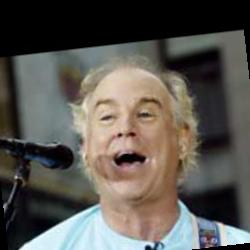
#> input picture Data/lfw-deepfunneled/Alan_Jackson/Alan_Jackson_0001.jpg, 250 x 250 px
$ jupyter execute --allow-errors 'EDA Part.ipynb'   (shell and % lines are left out)
#> lines starting #> are read from the running program, lines starting #| are printed output that depends on the picture; after the words box and inside, x2 and y2 are one past the last pixel; in counts of white or black regions, pixels touching at a corner belong together
<div style="text-align: center;">
    <h1 style="
        background: linear-gradient(135deg, #020b22ff, #33485eff);
        color: white;
        padding: 15px 30px;
        border-radius: 500px;
        font-family: 'Segoe UI', Arial, sans-serif;
        box-shadow: 0 4px 15px rgba(0,0,0,0.3);
        display: inline-block;
    ">
       Facial Recognition System using Convolutional Neural Networks
    </h1>
</div>

<h4 style="color:#96c9ffff">1. Importing TensorFlow, OpenCV, Matplotlib, NumPy libraries for data manipulation and image preprocessing with ImageDataGenerator for training preparation.</h4>

[cell 1]
import tensorflow as tf
from pathlib import Path
import matplotlib.pyplot as plt
import pandas as pd
import numpy as np
import random
import os
import cv2
from tensorflow.keras.preprocessing.image import ImageDataGenerator

<h4 style="color:#96c9ffff">2. Setting the path for the LFW dataset images directory to the specified location on the local system.</h4>

[cell 2]
Dataimages = Path(r"D:\GTC\Final Project\lfw-deepfunneled\lfw-deepfunneled")

<h4 style="color:#96c9ffff">3. Selecting a random person directory and a random image file from the LFW dataset directory for further processing.</h4>

[cell 3]
person = random.choice([p for p in Dataimages.iterdir() if p.is_dir()])
ImagePath = random.choice([p for p in person.iterdir() if p.suffix.lower() in [".jpg", ".jpeg", ".png"]])

<h4 style="color:#96c9ffff">4. Reading a randomly selected image from the file, converting it to both RGB and BGR color formats using OpenCV.</h4>

[cell 4]
data = np.fromfile(str(ImagePath), dtype=np.uint8)
Image = cv2.imdecode(data, cv2.IMREAD_COLOR)
#> Image is the input picture: shape (250, 250, 3); mean B, G, R 81.3, 87.1, 90.9
ImgRGB = cv2.cvtColor(Image, cv2.COLOR_BGR2RGB)
ImgBGR = Image

<h4 style="color:#96c9ffff">5. Displaying the selected person's image before any preprocessing, showing the image in RGB format using Matplotlib.</h4>

[cell 5]
print("Person:", person.name)
plt.imshow(ImgRGB); plt.axis("off"); plt.title(f"Before Preprocessing: {person.name}")
plt.show()

<h4 style="color:#96c9ffff">6. Resizing the selected image to 128x128 and normalizing it to [0,1] for further processing.</h4>

[cell 6]
TargetSize = (128, 128)
ResizedRgb = cv2.resize(ImgRGB, TargetSize, interpolation=cv2.INTER_AREA)
normalization = (ResizedRgb / 255.0).astype("float32")
plt.figure(figsize=(8,4))
plt.subplot(1,2,1); plt.imshow(ResizedRgb); plt.axis("off"); plt.title("After Resize (128×128)")
plt.show()

<h4 style="color:#96c9ffff">7. Detecting faces in the image using Haar Cascade Classifier and converting the image to grayscale for face detection.</h4>

[cell 7]
CasCade = cv2.CascadeClassifier(cv2.data.haarcascades + 'haarcascade_frontalface_default.xml')
gray = cv2.cvtColor(ImgBGR, cv2.COLOR_BGR2GRAY)
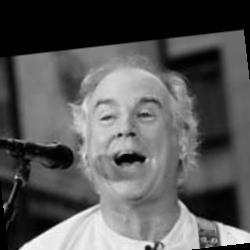
#> gray: shape (250, 250); min 0, max 251, mean 87.6
faces = CasCade.detectMultiScale(gray, scaleFactor=1.1, minNeighbors=5, minSize=(40,40))
#> faces = [[65, 65, 120, 120]]

<h4 style="color:#96c9ffff">8. Detecting faces using Haar Cascade, applying a margin around the detected face, and cropping the face region from the image for further processing.</h4>

[cell 8]
print("Faces detected:", len(faces))
#| Faces detected: 1

margin = 0.2
Hight, width = ImgBGR.shape[:2]
#> Hight = 250; width = 250

if len(faces) > 0:
    x, y, w, h = max(faces, key=lambda b: b[2]*b[3])
#> x = 65; y = 65; w = 120; h = 120
    mx, my = int(margin*w), int(margin*h)
#> mx = 24; my = 24
    x1, y1 = max(0, x-mx), max(0, y-my)
#> x1 = 41; y1 = 41
    x2, y2 = min(width, x+w+mx), min(Hight, y+h+my)
#> x2 = 209; y2 = 209
else:
    side = min(Hight, width)
    y1 = (Hight - side)//2; x1 = (width - side)//2
    x2, y2 = x1 + side, y1 + side

CropBGR = ImgBGR[y1:y2, x1:x2]
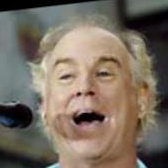
#> CropBGR: shape (168, 168, 3); mean B, G, R 96.8, 109.6, 121.3
CropRGB = cv2.cvtColor(CropBGR, cv2.COLOR_BGR2RGB)

plt.imshow(CropRGB); plt.axis("off"); plt.title("Cropped Face (RGB)")
plt.show()

<h4 style="color:#96c9ffff">9. Drawing the detected face bounding box on the original RGB image (convert to BGR for OpenCV drawing, draw rectangle with (x1,y1)-(x2,y2), then convert back to RGB for display).</h4>

[cell 9]
vis = ImgRGB.copy()
vis_bgr = cv2.cvtColor(vis, cv2.COLOR_RGB2BGR)
cv2.rectangle(vis_bgr, (x1, y1), (x2, y2), (255,0,0), 2)
#> vis_bgr: shape (250, 250, 3); 3.22% of pixels changed, all inside (x1, y1, x2, y2) = (40, 40, 211, 211)
vis = cv2.cvtColor(vis_bgr, cv2.COLOR_BGR2RGB)

<h4 style="color:#96c9ffff">10. Displaying the original image with the face detection rectangle and the cropped face side by side for comparison.</h4>

[cell 10]
plt.figure(figsize=(8,4))
plt.subplot(1,2,1); plt.imshow(vis);     plt.axis("off"); plt.title("Face Detection (on Original)")
plt.subplot(1,2,2); plt.imshow(CropRGB); plt.axis("off"); plt.title("Cropped Face (RGB)")
plt.show()

<h4 style="color:#96c9ffff">11. Applying CLAHE to the cropped face by equalizing the Y channel in YCrCb space, converting back to RGB, and normalizing to [0,1] for illumination enhancement.</h4>

[cell 11]
crop_rgb = CropRGB

apply_clahe = True
if apply_clahe:
    crop_rgb_normalized = crop_rgb / 255.0
    ycc = cv2.cvtColor((crop_rgb_normalized * 255).astype("uint8"), cv2.COLOR_RGB2YCrCb)
#> ycc: shape (168, 168, 3); mean of channels 0, 1, 2 111.6, 134.9, 119.6
    y, cr, cb = cv2.split(ycc)
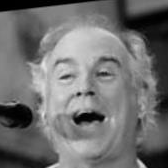
#> y: shape (168, 168); min 0, max 229, mean 111.6
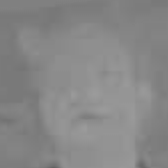
#> cr: shape (168, 168); min 99, max 155, mean 134.9
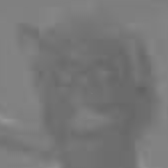
#> cb: shape (168, 168); min 97, max 151, mean 119.6
    clahe = cv2.createCLAHE(clipLimit=2.0, tileGridSize=(8,8))
    y_eq = clahe.apply(y)
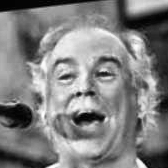
#> y_eq: shape (168, 168); min 1, max 255, mean 127.8
    ycc_eq = cv2.merge([y_eq, cr, cb])
#> ycc_eq: shape (168, 168, 3); mean of channels 0, 1, 2 127.8, 134.9, 119.6
    eq_rgb = cv2.cvtColor(ycc_eq, cv2.COLOR_YCrCb2RGB).astype("float32") / 255.0
#> eq_rgb: shape (168, 168, 3) float32; mean of channels 0, 1, 2 0.539, 0.493, 0.443
else:
    eq_rgb = crop_rgb / 255.0

<h4 style="color:#96c9ffff">12. Displaying the original cropped face and the cropped face after applying CLAHE side by side to compare the illumination enhancement.</h4>

[cell 12]
plt.figure(figsize=(8,4))
plt.subplot(1,2,1); plt.imshow(crop_rgb); plt.axis("off"); plt.title("Original Cropped Face")
plt.subplot(1,2,2); plt.imshow(eq_rgb);   plt.axis("off"); plt.title("Cropped Face with CLAHE")
plt.show()

### All images in the LFW Deepfunneled dataset are preprocessed to have a fixed resolution of 250×250 pixels. This explains why the histograms of width, height, and area show a single spike — there is no variation in image dimensions. Any variability in the dataset comes from the pixel intensity values (color/brightness), not from the image sizes.

[cell 13]
from pathlib import Path
from PIL import Image
import matplotlib.pyplot as plt

widths, heights, areas = [], [], []

valid_exts = [".jpg", ".jpeg", ".png", ".JPG", ".JPEG", ".PNG"]

for img_path in Dataimages.rglob("*"):
    if img_path.suffix in valid_exts:
        try:
            img = Image.open(img_path)
            w, h = img.size  # (width, height)
            widths.append(w)
            heights.append(h)
            areas.append(w * h)
        except Exception as e:
            print("Could not open:", img_path, "| Error:", e)

print(f"Total images processed: {len(areas)}")

# Plot histograms
plt.figure(figsize=(15,5))

plt.subplot(1,3,1)
plt.hist(widths, bins=30)
plt.title("Width Distribution")
plt.xlabel("Width (px)")
plt.ylabel("Count")

plt.subplot(1,3,2)
plt.hist(heights, bins=30)
plt.title("Height Distribution")
plt.xlabel("Height (px)")
plt.ylabel("Count")

plt.subplot(1,3,3)
plt.hist(areas, bins=30)
plt.title("Area Distribution")
plt.xlabel("Area (px^2)")
plt.ylabel("Count")

plt.tight_layout()
plt.show()
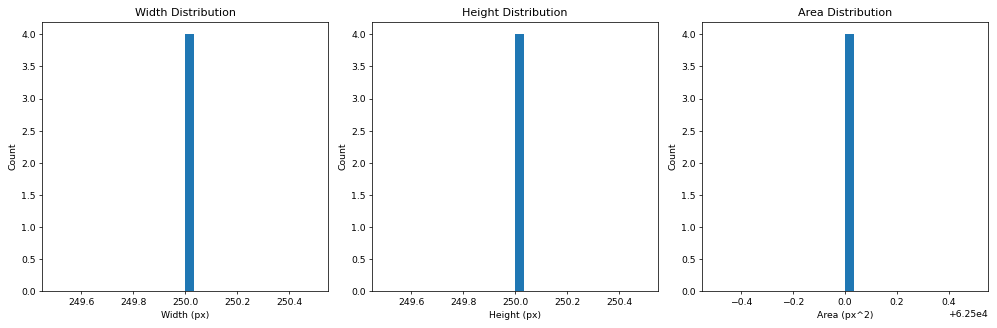
#> figure drawn by matplotlib, 3 panels; panel 1: tallest bar 4 high, from x = 250 to 250; panel 2: tallest bar 4 high, from x = 250 to 250; panel 3: tallest bar 4 high, from x = 62500 to 62500

[cell 14]
matchpairsDevTest_df = pd.read_csv("matchpairsDevTest.csv")
#> (reads Data/matchpairsDevTest.csv from the repository)
print("Total pairs:", len(matchpairsDevTest_df))
print("Unique people:", matchpairsDevTest_df["name"].nunique())
print(matchpairsDevTest_df.head())

[cell 15]
all_imgs = pd.concat([matchpairsDevTest_df["imagenum1"], matchpairsDevTest_df["imagenum2"]])
print("Unique images referenced:", all_imgs.nunique())

[cell 16]
from collections import Counter
counts = Counter(all_imgs)
print("Most used image indices:", counts.most_common(10))

### This code randomly selects a pair from the match_pair dataset and visualizes it.
### Each row corresponds to two images of the same person (a positive pair).
### The images are loaded from the dataset folder and displayed side by side
### to confirm that both belong to the same identity.

[cell 17]
import matplotlib.pyplot as plt
from PIL import Image
import random
from pathlib import Path

base = Path("D:/GTC/Final Project/lfw-deepfunneled/lfw-deepfunneled")


row = matchpairsDevTest_df.sample(1).iloc[0]
person = row["name"]
img1 = base / person / f"{person}_{int(row['imagenum1']):04d}.jpg"
img2 = base / person / f"{person}_{int(row['imagenum2']):04d}.jpg"


fig, axes = plt.subplots(1, 2, figsize=(6,3))
#> (the rest of this cell did not finish here and is left out)

### This counts how many times each person appears in mismatched pairs
### (whether they are in the first or second column).
### It helps identify if some people are over-represented in negative pairs.

[cell 18]
counts = Counter(matchpairsDevTest_df["name"]) + Counter(matchpairsDevTest_df["name"])
#> counts = 353 items

top10 = dict(sorted(counts.items(), key=lambda x: x[1], reverse=True)[:10])
#> top10 = 10 items

plt.figure(figsize=(10,5))
plt.bar(top10.keys(), top10.values())
plt.title("Top 10 Most Frequent People in Match Pairs (Dev Test)")
plt.xlabel("Person")
plt.ylabel("Frequency")
plt.xticks(rotation=45, ha="right")
plt.show()
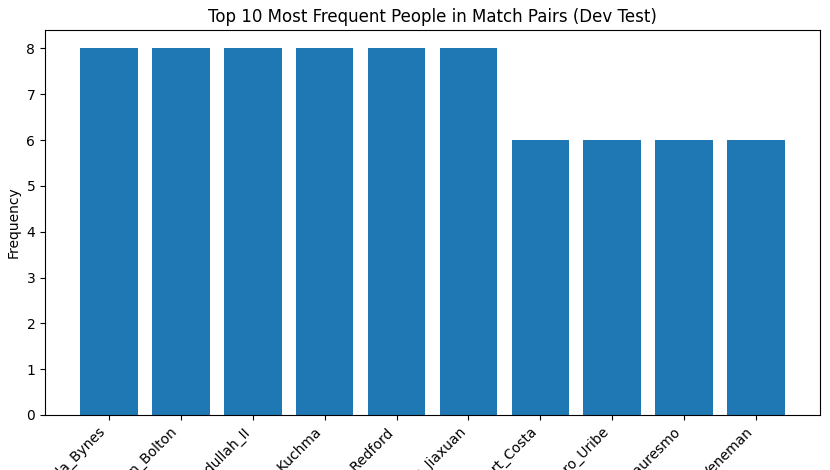
#> figure drawn by matplotlib, 1 panel

#> (a cell that did not finish here is left out)

### This checks if the same mismatched pair appears more than once in the dataset.
### Duplicate pairs could bias training and reduce variety in negative examples.

[cell 20]
Test_duplicates = matchpairsDevTest_df.duplicated().sum()
print("Duplicate mismatched pairs in test data:", Test_duplicates)
#> (the rest of this cell did not finish here and is left out)

#### This code loads a dataset of mismatched face pairs (mismatchpairsDevTest.csv) from the LFW-deepfunneled dataset and randomly selects one pair for visualization. Each row in the file contains two different people with their corresponding image numbers. The script constructs the image file paths using the person’s name and image number, then loads the images with PIL. Finally, it displays the two images side by side using Matplotlib, with titles showing the person’s name and image number. This allows us to visually inspect mismatched pairs and confirm that the dataset correctly represents faces of different individuals.

[cell 21]
import random
from pathlib import Path
from PIL import Image

base = Path("D:/GTC/Final Project/lfw-deepfunneled/lfw-deepfunneled")
mismatchpairsDevTest_df = pd.read_csv("mismatchpairsDevTest.csv")
#> (reads Data/mismatchpairsDevTest.csv from the repository)
# pick a random mismatch
row = mismatchpairsDevTest_df.sample(1).iloc[0]

# person A
person1 = row["name"]
img1 = base / person1 / f"{person1}_{int(row['imagenum1']):04d}.jpg"

# person B
person2 = row["name.1"]
img2 = base / person2 / f"{person2}_{int(row['imagenum2']):04d}.jpg"

# plot
fig, axes = plt.subplots(1, 2, figsize=(6,3))
#> (the rest of this cell did not finish here and is left out)

#### This code snippet randomly selects one mismatched pair of faces from the mismatchpairsDevTrain.csv dataset and visualizes them side by side. Each row in the dataset represents two different individuals along with their respective image numbers. The script constructs the correct image paths by combining the base directory path, the person’s name, and the zero-padded image number. It then loads the images using PIL and displays them using Matplotlib, with the titles showing each person’s name and their image number. This provides a quick way to visually confirm that the mismatched pairs in the training dataset indeed contain two different people.

[cell 22]
mismatchpairsDevTrain_df = pd.read_csv("mismatchpairsDevTrain.csv")
#> (reads Data/mismatchpairsDevTrain.csv from the repository)
#> mismatchpairsDevTrain_df = table of 1100 rows and 4 columns

row = mismatchpairsDevTrain_df.sample(1).iloc[0]

person1 = row["name"]
#> person1 = 'Carlos_Ruiz'
img1 = base / person1 / f"{person1}_{int(row['imagenum1']):04d}.jpg"


person2 = row["name.1"]
#> person2 = 'Lincoln_Chafee'
img2 = base / person2 / f"{person2}_{int(row['imagenum2']):04d}.jpg"


fig, axes = plt.subplots(1, 2, figsize=(6,3))
#> (the rest of this cell did not finish here and is left out)

[cell 23]
counts = Counter(mismatchpairsDevTrain_df["name"]) + Counter(mismatchpairsDevTrain_df["name.1"])
#> counts = 1695 items


top20 = dict(sorted(counts.items(), key=lambda x: x[1], reverse=True)[:20])
#> top20 = 20 items

plt.figure(figsize=(10,5))
plt.bar(top10.keys(), top10.values(), color="orange")
plt.title("Top 20 Most Frequent People in Mismatched Pairs (Dev Train)")
plt.xlabel("Person")
plt.ylabel("Frequency")
plt.xticks(rotation=45, ha="right")
plt.show()
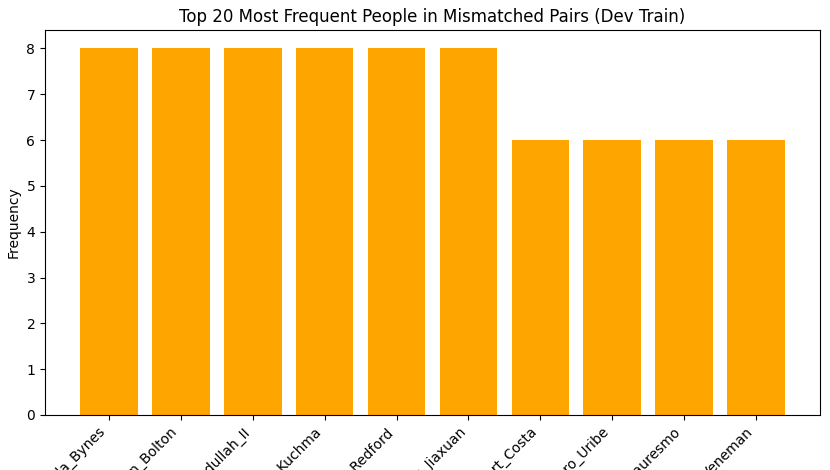
#> figure drawn by matplotlib, 1 panel

[cell 24]
counts = Counter(mismatchpairsDevTest_df["name"]) + Counter(mismatchpairsDevTest_df["name.1"])


top20 = dict(sorted(counts.items(), key=lambda x: x[1], reverse=True)[:20])

plt.figure(figsize=(10,5))
#> (the rest of this cell did not finish here and is left out)

[cell 25]
from collections import Counter
import matplotlib.pyplot as plt

counts_train = Counter(mismatchpairsDevTrain_df["name"]) + Counter(mismatchpairsDevTrain_df["name.1"])
#> counts_train = 1695 items
counts_test = Counter(mismatchpairsDevTest_df["name"]) + Counter(mismatchpairsDevTest_df["name.1"])
total_counts = counts_train + counts_test
#> total_counts = 2443 items

top20 = dict(sorted(total_counts.items(), key=lambda x: x[1], reverse=True)[:20])

plt.figure(figsize=(12,6))
plt.bar(top20.keys(), top20.values(), color="red")
plt.title("Top 20 Most Frequent People in Mismatched Pairs (Train + Test)")
plt.xlabel("Person")
plt.ylabel("Frequency")
plt.xticks(rotation=75, ha="right")
plt.show()
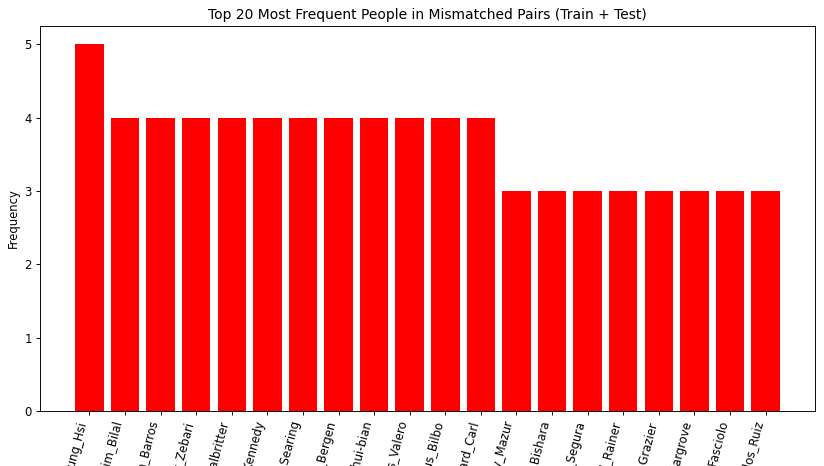
#> figure drawn by matplotlib, 1 panel; tallest bar 5 high, from x = -0.4 to 0.4
